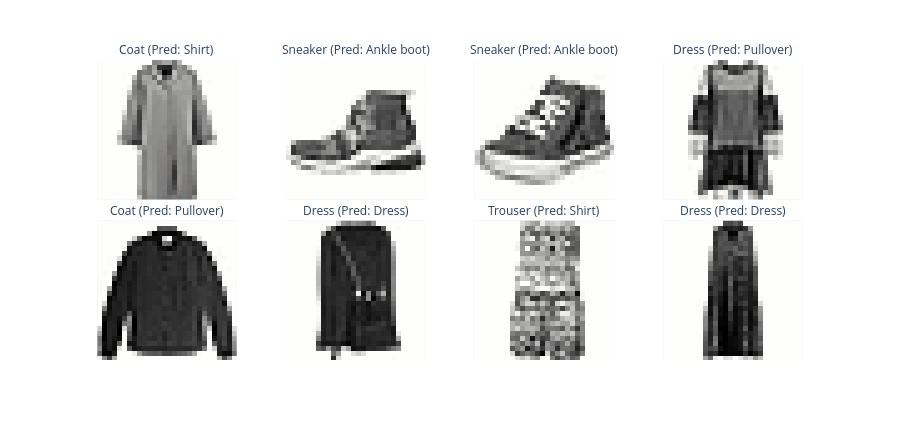

Notebook source saved alongside this figure:
### Markdown cell above
### Problem 3f: Analyze Prediction Confidence

In this section, we will analyze the model's prediction confidence to better understand its behavior. Specifically, we will identify examples where the model is uncertain or overly confident, and evaluate how these cases relate to the correctness of its predictions.

#### Objectives:
1. **Find the Image with the Lowest Confidence**:
    - Identify the image for which the model has the least confidence in its prediction.

2. **Analyze Low Confidence but Correct Predictions**:
    - Find examples where the model made the correct prediction but with low confidence.

3. **Analyze High Confidence but Incorrect Predictions**:
    - Identify examples where the model is highly confident but makes incorrect predictions.

**Task:** Let’s start by finding **the image with the lowest confidence**.

### Code cell
# TODO: Find the image with the lowest confidence by sorting the `confidence` column of `test_df`
least_confident = test_df.sort_values(by='confidence',ascending=True)
print("Image with lowest confidence:")
print(least_confident[['label', 'predicted_label', 'confidence', 'correct']][:3])

# Show image with lowest confidence and its predicted label
show_labels = [f"{label} (Pred: {predicted_label})" for label, predicted_label in zip(least_confident["label"].tolist(), least_confident["predicted_label"].tolist())]
fig = show_images(np.stack(least_confident["image"].tolist()), 8, ncols=4, labels=show_labels, reshape=True)
fig.show()

### Figure 1 — Plotly figure (JSON) as saved in the notebook; plotly's stock layout.template omitted (floating-point values rounded to 4 significant figures; data arrays with more than 128 entries replaced by an {"elided": "..."} marker saying what was removed)
{"data": [{"coloraxis": "coloraxis", "hovertemplate": "x: %{x}<br>y: %{y}<br>color: %{z}<extra></extra>", "name": "0", "type": "heatmap", "xaxis": "x5", "yaxis": "y5", "z": {"elided": "28x28 float values"}}, {"coloraxis": "coloraxis", "hovertemplate": "x: %{x}<br>y: %{y}<br>color: %{z}<extra></extra>", "name": "1", "type": "heatmap", "xaxis": "x6", "yaxis": "y6", "z": {"elided": "28x28 float values"}}, {"coloraxis": "coloraxis", "hovertemplate": "x: %{x}<br>y: %{y}<br>color: %{z}<extra></extra>", "name": "2", "type": "heatmap", "xaxis": "x7", "yaxis": "y7", "z": {"elided": "28x28 float values"}}, {"coloraxis": "coloraxis", "hovertemplate": "x: %{x}<br>y: %{y}<br>color: %{z}<extra></extra>", "name": "3", "type": "heatmap", "xaxis": "x8", "yaxis": "y8", "z": {"elided": "28x28 float values"}}, {"coloraxis": "coloraxis", "hovertemplate": "x: %{x}<br>y: %{y}<br>color: %{z}<extra></extra>", "name": "4", "type": "heatmap", "xaxis": "x", "yaxis": "y", "z": {"elided": "28x28 float values"}}, {"coloraxis": "coloraxis", "hovertemplate": "x: %{x}<br>y: %{y}<br>color: %{z}<extra></extra>", "name": "5", "type": "heatmap", "xaxis": "x2", "yaxis": "y2", "z": {"elided": "28x28 float values"}}, {"coloraxis": "coloraxis", "hovertemplate": "x: %{x}<br>y: %{y}<br>color: %{z}<extra></extra>", "name": "6", "type": "heatmap", "xaxis": "x3", "yaxis": "y3", "z": {"elided": "28x28 float values"}}, {"coloraxis": "coloraxis", "hovertemplate": "x: %{x}<br>y: %{y}<br>color: %{z}<extra></extra>", "name": "7", "type": "heatmap", "xaxis": "x4", "yaxis": "y4", "z": {"elided": "28x28 float values"}}], "layout": {"annotations": [{"font": {}, "showarrow": false, "text": "Coat (Pred: Pullover)", "x": 0.1175, "xanchor": "center", "xref": "paper", "y": 0.465, "yanchor": "bottom", "yref": "paper"}, {"font": {}, "showarrow": false, "text": "Dress (Pred: Dress)", "x": 0.3725, "xanchor": "center", "xref": "paper", "y": 0.465, "yanchor": "bottom", "yref": "paper"}, {"font": {}, "showarrow": false, "text": "Trouser (Pred: Shirt)", "x": 0.6275, "xanchor": "center", "xref": "paper", "y": 0.465, "yanchor": "bottom", "yref": "paper"}, {"font": {}, "showarrow": false, "text": "Dress (Pred: Dress)", "x": 0.8825, "xanchor": "center", "xref": "paper", "y": 0.465, "yanchor": "bottom", "yref": "paper"}, {"font": {}, "showarrow": false, "text": "Coat (Pred: Shirt)", "x": 0.1175, "xanchor": "center", "xref": "paper", "y": 1.0, "yanchor": "bottom", "yref": "paper"}, {"font": {}, "showarrow": false, "text": "Sneaker (Pred: Ankle boot)", "x": 0.3725, "xanchor": "center", "xref": "paper", "y": 1.0, "yanchor": "bottom", "yref": "paper"}, {"font": {}, "showarrow": false, "text": "Sneaker (Pred: Ankle boot)", "x": 0.6275, "xanchor": "center", "xref": "paper", "y": 1.0, "yanchor": "bottom", "yref": "paper"}, {"font": {}, "showarrow": false, "text": "Dress (Pred: Pullover)", "x": 0.8825, "xanchor": "center", "xref": "paper", "y": 1.0, "yanchor": "bottom", "yref": "paper"}], "coloraxis": {"colorscale": [[0, "rgb(254, 254, 253)"], [0.09091, "rgb(224, 224, 223)"], [0.1818, "rgb(197, 197, 195)"], [0.2727, "rgb(171, 171, 170)"], [0.3636, "rgb(146, 146, 145)"], [0.4545, "rgb(124, 123, 122)"], [0.5455, "rgb(102, 101, 101)"], [0.6364, "rgb(81, 80, 80)"], [0.7273, "rgb(59, 59, 59)"], [0.8182, "rgb(38, 38, 38)"], [0.9091, "rgb(16, 16, 16)"], [1, "rgb(0, 0, 0)"]], "showscale": false}, "height": 440, "margin": {"t": 60}, "xaxis": {"anchor": "y", "constrain": "domain", "domain": [0, 0.235], "scaleanchor": "y", "showgrid": false, "showticklabels": false}, "xaxis2": {"anchor": "y2", "domain": [0.255, 0.49], "matches": "x", "showgrid": false, "showticklabels": false}, "xaxis3": {"anchor": "y3", "domain": [0.51, 0.745], "matches": "x", "showgrid": false, "showticklabels": false}, "xaxis4": {"anchor": "y4", "domain": [0.765, 1.0], "matches": "x", "showgrid": false, "showticklabels": false}, "xaxis5": {"anchor": "y5", "domain": [0, 0.235], "matches": "x", "showgrid": false, "showticklabels": false}, "xaxis6": {"anchor": "y6", "domain": [0.255, 0.49], "matches": "x", "showgrid": false, "showticklabels": false}, "xaxis7": {"anchor": "y7", "domain": [0.51, 0.745], "matches": "x", "showgrid": false, "showticklabels": false}, "xaxis8": {"anchor": "y8", "domain": [0.765, 1.0], "matches": "x", "showgrid": false, "showticklabels": false}, "yaxis": {"anchor": "x", "autorange": "reversed", "constrain": "domain", "domain": [0, 0.465], "showgrid": false, "showticklabels": false}, "yaxis2": {"anchor": "x2", "domain": [0, 0.465], "matches": "y", "showgrid": false, "showticklabels": false}, "yaxis3": {"anchor": "x3", "domain": [0, 0.465], "matches": "y", "showgrid": false, "showticklabels": false}, "yaxis4": {"anchor": "x4", "domain": [0, 0.465], "matches": "y", "showgrid": false, "showticklabels": false}, "yaxis5": {"anchor": "x5", "domain": [0.535, 1.0], "matches": "y", "showgrid": false, "showticklabels": false}, "yaxis6": {"anchor": "x6", "domain": [0.535, 1.0], "matches": "y", "showgrid": false, "showticklabels": false}, "yaxis7": {"anchor": "x7", "domain": [0.535, 1.0], "matches": "y", "showgrid": false, "showticklabels": false}, "yaxis8": {"anchor": "x8", "domain": [0.535, 1.0], "matches": "y", "showgrid": false, "showticklabels": false}}}
